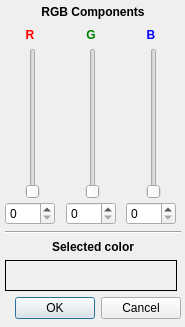
<?xml version="1.0" encoding="UTF-8"?>
<ui version="4.0">
 <class>ColorPicker</class>
 <widget class="QDialog" name="ColorPicker">
  <property name="geometry">
   <rect>
    <x>0</x>
    <y>0</y>
    <width>185</width>
    <height>327</height>
   </rect>
  </property>
  <property name="minimumSize">
   <size>
    <width>185</width>
    <height>327</height>
   </size>
  </property>
  <property name="maximumSize">
   <size>
    <width>185</width>
    <height>327</height>
   </size>
  </property>
  <property name="contextMenuPolicy">
   <enum>Qt::NoContextMenu</enum>
  </property>
  <property name="windowTitle">
   <string>Pick a color</string>
  </property>
  <property name="windowIcon">
   <iconset resource="colorpicker.qrc">
    <normaloff>:/newPrefix/icons/RGB.png</normaloff>:/newPrefix/icons/RGB.png</iconset>
  </property>
  <property name="modal">
   <bool>true</bool>
  </property>
  <widget class="QDialogButtonBox" name="buttonBox">
   <property name="geometry">
    <rect>
     <x>5</x>
     <y>295</y>
     <width>176</width>
     <height>27</height>
    </rect>
   </property>
   <property name="standardButtons">
    <set>QDialogButtonBox::Cancel|QDialogButtonBox::Ok</set>
   </property>
  </widget>
  <widget class="QWidget" name="horizontalLayoutWidget">
   <property name="geometry">
    <rect>
     <x>5</x>
     <y>5</y>
     <width>176</width>
     <height>286</height>
    </rect>
   </property>
   <layout class="QHBoxLayout" name="horizontalLayout" stretch="1">
    <item>
     <layout class="QVBoxLayout" name="verticalLayout_5" stretch="0,1,0,0,0">
      <item>
       <widget class="QLabel" name="label_2">
        <property name="font">
         <font>
          <weight>75</weight>
          <bold>true</bold>
         </font>
        </property>
        <property name="text">
         <string>RGB Components</string>
        </property>
        <property name="alignment">
         <set>Qt::AlignCenter</set>
        </property>
       </widget>
      </item>
      <item>
       <layout class="QHBoxLayout" name="horizontalLayout_3" stretch="1,1,1">
        <item>
         <layout class="QVBoxLayout" name="verticalLayout_4">
          <property name="spacing">
           <number>3</number>
          </property>
          <item>
           <widget class="QLabel" name="Rlabel">
            <property name="minimumSize">
             <size>
              <width>50</width>
              <height>20</height>
             </size>
            </property>
            <property name="maximumSize">
             <size>
              <width>50</width>
              <height>20</height>
             </size>
            </property>
            <property name="font">
             <font>
              <weight>75</weight>
              <bold>true</bold>
             </font>
            </property>
            <property name="styleSheet">
             <string notr="true">color:red
</string>
            </property>
            <property name="text">
             <string>R</string>
            </property>
            <property name="alignment">
             <set>Qt::AlignCenter</set>
            </property>
           </widget>
          </item>
          <item>
           <widget class="QSlider" name="Rslider">
            <property name="sizePolicy">
             <sizepolicy hsizetype="Expanding" vsizetype="Expanding">
              <horstretch>0</horstretch>
              <verstretch>0</verstretch>
             </sizepolicy>
            </property>
            <property name="layoutDirection">
             <enum>Qt::LeftToRight</enum>
            </property>
            <property name="minimum">
             <number>0</number>
            </property>
            <property name="maximum">
             <number>255</number>
            </property>
            <property name="orientation">
             <enum>Qt::Vertical</enum>
            </property>
            <property name="tickPosition">
             <enum>QSlider::NoTicks</enum>
            </property>
           </widget>
          </item>
          <item>
           <widget class="QSpinBox" name="RspinBox">
            <property name="minimumSize">
             <size>
              <width>50</width>
              <height>0</height>
             </size>
            </property>
            <property name="maximumSize">
             <size>
              <width>50</width>
              <height>16777215</height>
             </size>
            </property>
            <property name="minimum">
             <number>0</number>
            </property>
            <property name="maximum">
             <number>255</number>
            </property>
            <property name="value">
             <number>0</number>
            </property>
           </widget>
          </item>
         </layout>
        </item>
        <item>
         <layout class="QVBoxLayout" name="verticalLayout_3">
          <property name="spacing">
           <number>3</number>
          </property>
          <item>
           <widget class="QLabel" name="Glabel">
            <property name="minimumSize">
             <size>
              <width>50</width>
              <height>20</height>
             </size>
            </property>
            <property name="maximumSize">
             <size>
              <width>50</width>
              <height>20</height>
             </size>
            </property>
            <property name="font">
             <font>
              <weight>75</weight>
              <bold>true</bold>
             </font>
            </property>
            <property name="styleSheet">
             <string notr="true">Color: Green;
</string>
            </property>
            <property name="text">
             <string>G</string>
            </property>
            <property name="alignment">
             <set>Qt::AlignCenter</set>
            </property>
           </widget>
          </item>
          <item>
           <widget class="QSlider" name="Gslider">
            <property name="sizePolicy">
             <sizepolicy hsizetype="Expanding" vsizetype="Expanding">
              <horstretch>0</horstretch>
              <verstretch>0</verstretch>
             </sizepolicy>
            </property>
            <property name="minimum">
             <number>0</number>
            </property>
            <property name="maximum">
             <number>255</number>
            </property>
            <property name="orientation">
             <enum>Qt::Vertical</enum>
            </property>
           </widget>
          </item>
          <item>
           <widget class="QSpinBox" name="GspinBox">
            <property name="minimumSize">
             <size>
              <width>50</width>
              <height>0</height>
             </size>
            </property>
            <property name="maximumSize">
             <size>
              <width>50</width>
              <height>16777215</height>
             </size>
            </property>
            <property name="minimum">
             <number>0</number>
            </property>
            <property name="maximum">
             <number>255</number>
            </property>
            <property name="value">
             <number>0</number>
            </property>
           </widget>
          </item>
         </layout>
        </item>
        <item>
         <layout class="QVBoxLayout" name="verticalLayout">
          <property name="spacing">
           <number>3</number>
          </property>
          <item>
           <widget class="QLabel" name="Blabel">
            <property name="minimumSize">
             <size>
              <width>50</width>
              <height>20</height>
             </size>
            </property>
            <property name="maximumSize">
             <size>
              <width>50</width>
              <height>20</height>
             </size>
            </property>
            <property name="font">
             <font>
              <weight>75</weight>
              <bold>true</bold>
             </font>
            </property>
            <property name="styleSheet">
             <string notr="true">Color: blue</string>
            </property>
            <property name="text">
             <string>B</string>
            </property>
            <property name="alignment">
             <set>Qt::AlignCenter</set>
            </property>
           </widget>
          </item>
          <item>
           <widget class="QSlider" name="Bslider">
            <property name="sizePolicy">
             <sizepolicy hsizetype="Expanding" vsizetype="Expanding">
              <horstretch>0</horstretch>
              <verstretch>0</verstretch>
             </sizepolicy>
            </property>
            <property name="font">
             <font>
              <weight>50</weight>
              <bold>false</bold>
             </font>
            </property>
            <property name="minimum">
             <number>0</number>
            </property>
            <property name="maximum">
             <number>255</number>
            </property>
            <property name="orientation">
             <enum>Qt::Vertical</enum>
            </property>
           </widget>
          </item>
          <item>
           <widget class="QSpinBox" name="BspinBox">
            <property name="minimumSize">
             <size>
              <width>50</width>
              <height>0</height>
             </size>
            </property>
            <property name="maximumSize">
             <size>
              <width>50</width>
              <height>16777215</height>
             </size>
            </property>
            <property name="minimum">
             <number>0</number>
            </property>
            <property name="maximum">
             <number>255</number>
            </property>
            <property name="value">
             <number>0</number>
            </property>
           </widget>
          </item>
         </layout>
        </item>
       </layout>
      </item>
      <item>
       <widget class="QLabel" name="label_3">
        <property name="minimumSize">
         <size>
          <width>0</width>
          <height>3</height>
         </size>
        </property>
        <property name="maximumSize">
         <size>
          <width>16777215</width>
          <height>3</height>
         </size>
        </property>
        <property name="frameShape">
         <enum>QFrame::HLine</enum>
        </property>
        <property name="frameShadow">
         <enum>QFrame::Sunken</enum>
        </property>
        <property name="text">
         <string/>
        </property>
       </widget>
      </item>
      <item>
       <widget class="QLabel" name="label">
        <property name="font">
         <font>
          <weight>75</weight>
          <bold>true</bold>
         </font>
        </property>
        <property name="text">
         <string>Selected color</string>
        </property>
        <property name="alignment">
         <set>Qt::AlignCenter</set>
        </property>
       </widget>
      </item>
      <item>
       <widget class="QLabel" name="colorlabel">
        <property name="minimumSize">
         <size>
          <width>172</width>
          <height>31</height>
         </size>
        </property>
        <property name="maximumSize">
         <size>
          <width>172</width>
          <height>31</height>
         </size>
        </property>
        <property name="frameShape">
         <enum>QFrame::Box</enum>
        </property>
        <property name="text">
         <string/>
        </property>
       </widget>
      </item>
     </layout>
    </item>
   </layout>
  </widget>
 </widget>
 <resources>
  <include location="colorpicker.qrc"/>
 </resources>
 <connections>
  <connection>
   <sender>Rslider</sender>
   <signal>valueChanged(int)</signal>
   <receiver>RspinBox</receiver>
   <slot>setValue(int)</slot>
   <hints>
    <hint type="sourcelabel">
     <x>36</x>
     <y>107</y>
    </hint>
    <hint type="destinationlabel">
     <x>44</x>
     <y>207</y>
    </hint>
   </hints>
  </connection>
  <connection>
   <sender>Gslider</sender>
   <signal>valueChanged(int)</signal>
   <receiver>GspinBox</receiver>
   <slot>setValue(int)</slot>
   <hints>
    <hint type="sourcelabel">
     <x>98</x>
     <y>104</y>
    </hint>
    <hint type="destinationlabel">
     <x>104</x>
     <y>205</y>
    </hint>
   </hints>
  </connection>
  <connection>
   <sender>Bslider</sender>
   <signal>valueChanged(int)</signal>
   <receiver>BspinBox</receiver>
   <slot>setValue(int)</slot>
   <hints>
    <hint type="sourcelabel">
     <x>162</x>
     <y>88</y>
    </hint>
    <hint type="destinationlabel">
     <x>151</x>
     <y>209</y>
    </hint>
   </hints>
  </connection>
  <connection>
   <sender>RspinBox</sender>
   <signal>valueChanged(int)</signal>
   <receiver>Rslider</receiver>
   <slot>setValue(int)</slot>
   <hints>
    <hint type="sourcelabel">
     <x>22</x>
     <y>208</y>
    </hint>
    <hint type="destinationlabel">
     <x>17</x>
     <y>162</y>
    </hint>
   </hints>
  </connection>
  <connection>
   <sender>GspinBox</sender>
   <signal>valueChanged(int)</signal>
   <receiver>Gslider</receiver>
   <slot>setValue(int)</slot>
   <hints>
    <hint type="sourcelabel">
     <x>79</x>
     <y>208</y>
    </hint>
    <hint type="destinationlabel">
     <x>77</x>
     <y>158</y>
    </hint>
   </hints>
  </connection>
  <connection>
   <sender>BspinBox</sender>
   <signal>valueChanged(int)</signal>
   <receiver>Bslider</receiver>
   <slot>setValue(int)</slot>
   <hints>
    <hint type="sourcelabel">
     <x>139</x>
     <y>205</y>
    </hint>
    <hint type="destinationlabel">
     <x>133</x>
     <y>175</y>
    </hint>
   </hints>
  </connection>
  <connection>
   <sender>buttonBox</sender>
   <signal>accepted()</signal>
   <receiver>ColorPicker</receiver>
   <slot>accept()</slot>
   <hints>
    <hint type="sourcelabel">
     <x>158</x>
     <y>308</y>
    </hint>
    <hint type="destinationlabel">
     <x>184</x>
     <y>319</y>
    </hint>
   </hints>
  </connection>
  <connection>
   <sender>buttonBox</sender>
   <signal>rejected()</signal>
   <receiver>ColorPicker</receiver>
   <slot>reject()</slot>
   <hints>
    <hint type="sourcelabel">
     <x>90</x>
     <y>311</y>
    </hint>
    <hint type="destinationlabel">
     <x>92</x>
     <y>327</y>
    </hint>
   </hints>
  </connection>
 </connections>
</ui>
